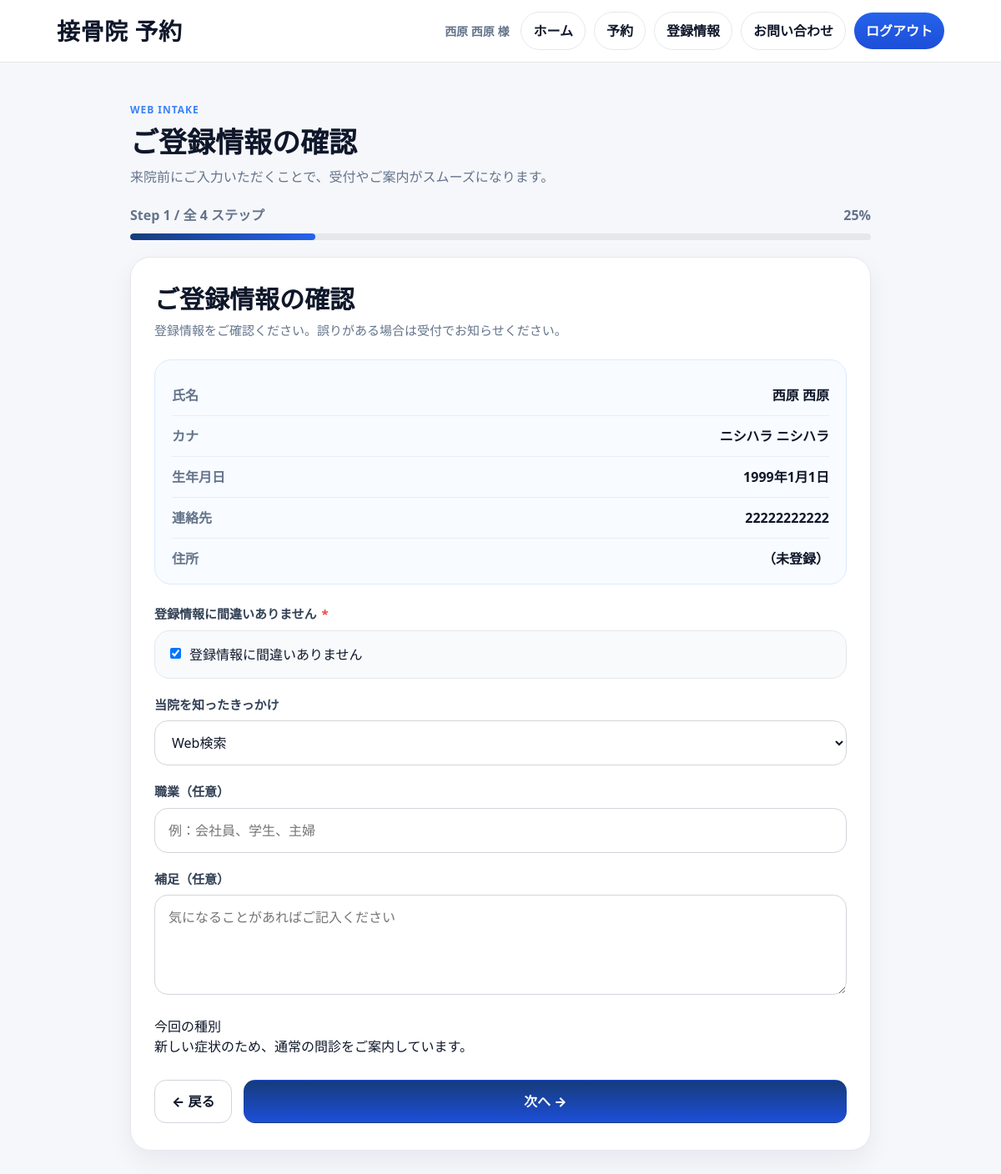
Screenshot of /intakes/appointment/10/?step=1 (signed in) with the database file from the repository.
### apps/accounts/models.py (models this page shows)
class User(AbstractUser):
    class Role(models.TextChoices):
        ADMIN = "admin", "管理者"
        RECEPTION = "reception", "受付"
        PRACTITIONER = "practitioner", "施術者"
        PATIENT = "patient", "患者"
    clinic = models.ForeignKey(
        "clinics.Clinic",
        on_delete=models.CASCADE,
        null=True,
        blank=True,
        related_name="users",
    )
    role = models.CharField(
        max_length=20,
        choices=Role.choices,
        default=Role.PRACTITIONER,
    )

### apps/patients/models.py (models this page shows, shortened)
class Patient(models.Model):
    user = models.OneToOneField(
        settings.AUTH_USER_MODEL,
        on_delete=models.CASCADE,
        null=True,
        blank=True,
        related_name="patient_profile",
    )
    clinic = models.ForeignKey(
        "clinics.Clinic",
        on_delete=models.CASCADE,
        related_name="patients",
    )
    card_no = models.CharField(
        max_length=20,
        unique=True,
        editable=False,
    )
    last_name = models.CharField(max_length=50)
    first_name = models.CharField(max_length=50)
    last_name_kana = models.CharField(max_length=50)
    first_name_kana = models.CharField(max_length=50)
    birth_date = models.DateField()
    phone = models.CharField(max_length=20)
    address = models.CharField(max_length=255, blank=True)
    created_at = models.DateTimeField(auto_now_add=True)

### apps/intakes/views.py (the view)
# urls.py: path("appointment/<int:appointment_id>/", views.intake_wizard, name="intake"),
@login_required
def intake_wizard(request, appointment_id):
    appt = get_object_or_404(Appointment, pk=appointment_id)
    try:
        _must_own_appointment(request.user, appt)
    except PermissionError:
        return HttpResponseForbidden("この予約にはアクセスできません。")
    intake, _ = Intake.objects.get_or_create(
        appointment=appt,
        defaults={"clinic": appt.clinic, "patient": appt.patient, "payload": {}},
    )
    payload = intake.payload or {}
    meta = payload.get("meta", {}) or {}
    if "step" in request.GET:
        step = int(request.GET.get("step", 1))
    else:
        step = int(meta.get("current_step", 1) or 1)
    step = max(1, min(step, LAST_STEP))
    FormClass = STEP_FORMS[step]
    if request.method == "POST":
        form = FormClass(request.POST)
        if form.is_valid():
            cd = form.cleaned_data
            if "visit_type" not in payload:
                payload["visit_type"] = "new_issue"
            if payload.get("visit_type") in ["new_issue", "unknown"]:
                payload["meta"] = {
                    **(payload.get("meta", {}) or {}),
                    "intake_mode": "normal",
                }
            payload[f"step{step}"] = cd
            completed = set(meta.get("completed_steps", []))
            completed.add(step)
            next_step = step + 1
            payload["meta"] = {
                **meta,
                "current_step": min(next_step, LAST_STEP),
                "completed_steps": sorted(completed),
            }
            if step == 2:
                intake.chief_complaint = cd.get("chief_complaint", "")
                intake.symptom_type = cd.get("symptom_type", "unknown")
                intake.onset = cd.get("since", "")
                if "visit_type" not in payload:
                    payload["visit_type"] = "new_issue"
            if step == 3:
                areas = cd.get("areas") or []
                qualities = cd.get("qualities") or []
                payload["symptoms"] = {
                    "areas": areas,
                    "other_area_text": cd.get("other_area_text", ""),
                    "severity": cd.get("severity"),
                    "qualities": qualities,
                    "other_quality_text": cd.get("other_quality_text", ""),
                    "free_text": cd.get("free_text", ""),
                }
                step2 = payload.get("step2", {}) or {}
                payload["extract"] = {
                    "chief_complaint": step2.get("chief_complaint", ""),
                    "onset": step2.get("since", ""),
                    "trigger": step2.get("trigger", ""),
                    "severity_0_10": cd.get("severity"),
                    "symptom_type": step2.get("symptom_type", ""),
                    "locations": areas,
                    "qualities": qualities,
                    "symptom_details": cd.get("symptom_details") or [],
                }
            if step == 4:
                payload["history"] = {
                    "other_clinic": cd.get("other_clinic"),
                    "other_clinic_note": cd.get("other_clinic_note", ""),
                    "taking_meds": cd.get("taking_meds"),
                    "meds_note": cd.get("meds_note", ""),
                    "past_history": cd.get("past_history"),
                    "history_note": cd.get("history_note", ""),
                    "final_note": cd.get("final_note", ""),
                }
                payload["consent"] = {"agreed": bool(cd.get("consent_agreed"))}
                step2 = payload.get("step2", {}) or {}
                step3 = payload.get("step3", {}) or {}
                payload["extract"] = {
                    "chief_complaint": step2.get("chief_complaint", ""),
                    "onset": step2.get("since", ""),
                    "trigger": step2.get("trigger", ""),
                    "worse_when": step2.get("worse_when", ""),
                    "better_when": step2.get("better_when", ""),
                    "severity_0_10": step3.get("severity"),
                    "symptom_type": step2.get("symptom_type", ""),
                    "locations": step3.get("areas") or [],
                    "qualities": step3.get("qualities") or [],
                }
            intake.payload = payload
            if step >= LAST_STEP:
                intake.submitted_at = timezone.now()
                intake.payload = payload
                intake.save()
                appt.status = Appointment.Status.BOOKED
                appt.save(update_fields=["status"])
                messages.success(request, "Web問診が完了し、予約が確定しました。")
                return redirect("intakes:intake_done", appointment_id=appointment_id)
            intake.save()
            return redirect(f"{request.path}?step={next_step}")
    else:
        initial = payload.get(f"step{step}", {})
        form = FormClass(initial=initial)
    progress = int(step / LAST_STEP * 100)
    patient = appt.patient
    context = {
        "appointment": appt,
        "intake": intake,
        "patient": patient,
        "step": step,
        "last_step": LAST_STEP,
        "progress": progress,
        "step_title": STEP_TITLES.get(step, f"Step {step}"),
        "form": form,
        "visit_type": payload.get("visit_type", "new_issue"),
        "front_area_codes": [
            "head", "neck", "shoulder_r", "shoulder_l",
            "arm_r", "arm_l", "hand_r", "hand_l",
            "chest", "waist",
            "thigh_r", "thigh_l",
            "knee_r", "knee_l",
            "ankle_r", "ankle_l",
            "other",
        ],
        "back_area_codes": [
            "back", "hip_r", "hip_l",
        ],
    }
    return render(request, "intakes/patient/intake_wizard.html", context)

### templates/intakes/patient/intake_wizard.html (shortened to what this page needs)
{% extends "patients/patient_base.html" %}
{% load static %}
{% block content %}
<div class="intake-shell">
  <div class="intake-top">
    <div class="intake-eyebrow">Web Intake</div>
    <h1 class="intake-title">{{ step_title }}</h1>
    <div class="intake-sub">来院前にご入力いただくことで、受付やご案内がスムーズになります。</div>
  </div>
  <div class="wizard">
    <div class="wizard__top">
      <div>Step {{ step }} / 全 {{ last_step }} ステップ</div>
      <div>{{ progress }}%</div>
    </div>
    <div class="wizard__bar">
      <div class="wizard__barfill" style="width: {{ progress }}%;"></div>
    </div>
    <div class="wizard__card">
      <h2 class="wizard__title">{{ step_title }}</h2>
      {% if step == 1 %}
        <p class="wizard__lead">登録情報をご確認ください。誤りがある場合は受付でお知らせください。</p>
        <div class="profile-card">
          <div class="profile-grid">
            <div class="profile-row">
              <div class="profile-label">氏名</div>
              <div class="profile-value">{{ patient.last_name }} {{ patient.first_name }}</div>
            </div>
            <div class="profile-row">
              <div class="profile-label">カナ</div>
              <div class="profile-value">{{ patient.last_name_kana }} {{ patient.first_name_kana }}</div>
            </div>
            <div class="profile-row">
              <div class="profile-label">生年月日</div>
              <div class="profile-value">{{ patient.birth_date|date:"Y年n月j日" }}</div>
            </div>
            <div class="profile-row">
              <div class="profile-label">連絡先</div>
              <div class="profile-value">{{ patient.phone }}</div>
            </div>
            <div class="profile-row">
              <div class="profile-label">住所</div>
              <div class="profile-value">{{ patient.address|default:"（未登録）" }}</div>
            </div>
          </div>
        </div>
      {% endif %}
      <form method="post" novalidate>
        {% if step == 1 %}
          <div class="field">
            <label class="field__label">
              {{ form.confirm_profile.label }}<span class="req">*</span>
            </label>
            <div class="consent-box">
              <label class="inline-check">
                {{ form.confirm_profile }}
                <span>登録情報に間違いありません</span>
              </label>
            </div>
          </div>
          <div class="field">
            <label class="field__label">{{ form.source.label }}</label>
            <div class="field__control">{{ form.source }}</div>
          </div>
          <div class="field">
            <label class="field__label">{{ form.job.label }}</label>
            <div class="field__control">{{ form.job }}</div>
          </div>
          <div class="field">
            <label class="field__label">{{ form.note.label }}</label>
            <div class="field__control">{{ form.note }}</div>
          </div>
        {% endif %}
        {% if visit_type == "new_issue" %}
          <div class="previous-box" style="margin-bottom:16px;">
            <div class="previous-label">今回の種別</div>
            <div class="previous-text">新しい症状のため、通常の問診をご案内しています。</div>
          </div>
        {% elif visit_type == "unknown" %}
          <div class="previous-box" style="margin-bottom:16px;">
            <div class="previous-label">今回の種別</div>
            <div class="previous-text">症状が前回と同じか不明のため、通常の問診をご案内しています。</div>
          </div>
        {% endif %}
        <div class="wizard__actions">
          {% if step > 1 %}
            <a class="btn btn--ghost" href="?step={{ step|add:"-1" }}">← 戻る</a>
          {% else %}
            <a class="btn btn--ghost" href="{% url 'intakes:intake_start' appointment.id %}">← 戻る</a>
          {% endif %}
          <button class="btn btn--primary" type="submit">
            {% if step == last_step %}送信する{% else %}次へ →{% endif %}
          </button>
        </div>
      </form>
    </div>
  </div>
</div>
{% endblock %}

### templates/patients/patient_base.html (shortened to what this page needs)
{% load patient_messages %}
<!doctype html>
<html lang="ja">
<head>
  <link href="https://cdn.jsdelivr.net/npm/bootstrap@5.3.3/dist/css/bootstrap.min.css" rel="stylesheet">
</head>
<body>
  <nav class="p-nav">
    <div class="p-nav-inner">
      <a href="{% url 'patients:dashboard' %}" class="p-brand">接骨院 予約</a>
      {% if user.is_authenticated %}
        <div class="p-desktop-nav">
          <div class="p-user">{% if user.patient_profile %}{{ user.patient_profile.last_name }} {{ user.patient_profile.first_name }} 様{% else %}患者様{% endif %}</div>
            <a href="{% url 'patients:dashboard' %}" class="p-btn p-btn-ghost">ホーム</a>
            <a href="{% url 'patients:my_appointments' %}" class="p-btn p-btn-ghost">予約</a>
            <a href="{% url 'patients:profile' %}" class="p-btn p-btn-ghost">登録情報</a>
            <a href="{% url 'patients:inquiry' %}" class="p-btn p-btn-ghost">お問い合わせ</a>
            <a href="{% url 'patients:logout' %}" class="p-btn p-btn-primary">ログアウト</a>
        </div>
      {% endif %}
    </div>
  </nav>
  <main class="p-wrap">
    {% block content %}{% endblock %}
  </main>
</body>
</html>

### rows the page displays
User: patient_profile.last_name "西原", patient_profile.first_name "西原"
Patient: last_name "西原", first_name "西原", last_name_kana "ニシハラ", first_name_kana "ニシハラ", birth_date "1999年1月1日", phone "22222222222", address "（未登録）"

### other values shown
{{ step_title }} "ご登録情報の確認"
{{ step }} "1"
{{ last_step }} "4"
{{ progress }} "25"
